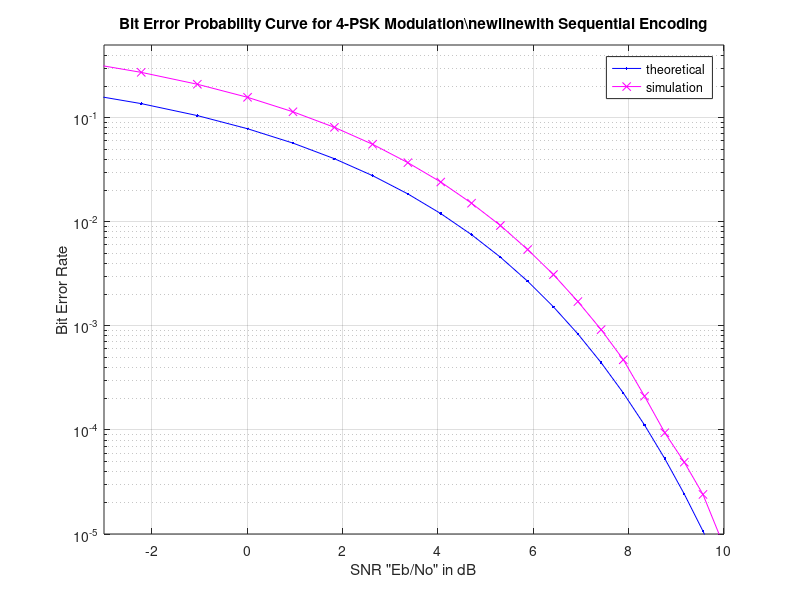

This figure's MATLAB source:
clear;

% experiment variables
N = 10^6; % number of symbols
heta = 2; % path loss exponent

% Transmitter

% encode symbols (sequential)
symbols = randi([0 3],[1,N]); % random bits to transmit
bits = de2bi(symbols);
bits = bits.'; % transpose to match theory

% 4-PSK modulation 00 -> -1; 01 -> j1; 10 -> -j1; 11 -> 1
s = 2*bits(1,:)-1 + 1i*(2*bits(2,:)-1);

% s = s.'
% amplitude (power) in mW
% we will increase this over the given range 
% to see the effects on bit error rate
a_min = 10^(-3);
a_max = 10^1;
A = [a_min:0.1:a_max];
Eb = 10*log(A);

% Noise
N0 = 1;
norm_factor = 1/sqrt(2);
% gaussian noise vector (same size as number of bits transmitted) in watts
n = norm_factor*(normrnd(0,N0,[1,N]) + 1i*normrnd(0,N0,[1,N])); % li = j (matlab prompted this)
SNR = Eb./N0; % range of SNR values to iterate overr

num_trials = length(SNR);
nErr = zeros(1,num_trials);
bits_received = zeros(2,N);

for i = 1:num_trials
   % Noise addition
   r = s + 10^(-SNR(i)/(heta*10))*n; % AWG in mW

   % receiver - hard decision decoding
   bits_received(1,:) = real(r)>0;
   bits_received(2,:) = imag(r)>0;

   % counting the errors
   nErr(i) = size(find(bits - bits_received),1);
end

simBer = nErr/N; % simulated BER
EbN0 = 10.^(SNR/10);
theoryBer = qfunc(sqrt(2*EbN0)); % theoretical BER

% plot
close all
figure
semilogy(SNR,theoryBer,'b.-');
hold on
semilogy(SNR,simBer,'mx-');
% hold on
axis([-3 10 10^-5 0.5])
grid on
legend('theoretical', 'simulation');
xlabel('SNR "Eb/No" in dB');
ylabel('Bit Error Rate');
title('Bit Error Probability Curve for 4-PSK Modulation\newlinewith Sequential Encoding');